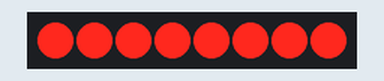
This sketch was run on a simulated Arduino Uno, built with avr-gcc and run on an emulated ATmega328P. Shown: 8 shift-register outputs drawn as a row of LEDs (first output left, lit = HIGH). Wiring (inferred from the names in the program): shift register (74HC595): data pin 16; shift clock pin 14; latch pin 15. Wiring (inferred from the signals the program sends): row of LEDs: on Q0, Q1, Q2, Q3, Q4, Q5, Q6, Q7. What the sketch prints to the serial monitor is not drawn.

Above: at 16.11 s.
Timing chart, 0 to 19.1 s (numbered marks = the images above):
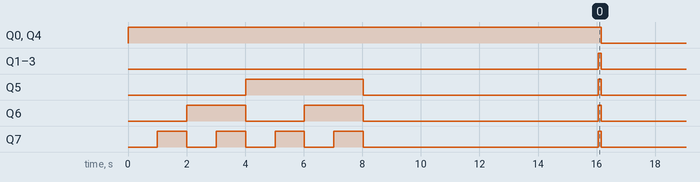

The sketch:

KDDemo.ino
```cpp
void setup() {
  kdInit();
  Serial.begin(115200);

  lightDEMO();
  numberDemo();
}

void loop() {

  kdShow(0x88);
  kdKey();
  delay(100);
  Serial.println(getKey());
}

void lightDEMO() {
  for (int i = 0; i < 8; i++)
  {
    kdShow(0x88 + i);
    delay(1000);
  }
}

void numberDemo() {
  for(int i = 0; i< 8; i++)
  {
    displayNumberByIndex(i,i);
    kdShow(0x88);
    delay(1000);
  }
}
```

WF8266KD.ino
```cpp
//顯示資料，共7位數。要顯示的數字放這進這個陣列，對應位置 1~8
uint8_t displayBuffer[] = {0, 0, 0, 0, 0, 0, 0, 0}; //255 全暗不顯示
//小數點位置
uint8_t pointAddr = 8;
//顯示位址，不需要更動
uint8_t displayAddr [] = {0xc1, 0xc3, 0xc5, 0xc7, 0xc9, 0xcb, 0xcd, 0xcf};
//0 ~ 9 字型陣列
uint8_t numberCode [] = {63, 6, 91, 79, 102, 109, 125, 7, 127, 111};
//按鍵值
uint8_t key = 0;
//顯示亮度 0x88 ~ 0x8f
uint8_t lightLevel = 0x88;
//控制 IO 不需更動
const uint8_t clk = 14;
const uint8_t stb = 15;
const uint8_t dio = 16;

void kdInit(){
  pinMode(clk, OUTPUT);
  pinMode(dio, OUTPUT);
  pinMode(stb, OUTPUT);
}

void displayNumberByIndex(uint8_t index, uint8_t value)
{
  displayBuffer[index] = value;
}

uint8_t getKey()
{
  return key;
}
void displayClear(uint8_t n)
{
  for (uint8_t i = 0; i < 16; i++)
  {
    led_begin(0x44);
    shiftOut(dio, clk, LSBFIRST, 0xC0 + i);
    shiftOut(dio, clk, LSBFIRST, n);
    led_end(lightLevel);
  }
}

void kdShow(uint8_t level)
{
  lightLevel = level;

  for (uint8_t i = 0; i < 8; i++)
  {
    uint8_t current = numberCode[displayBuffer[i]];

    if (displayBuffer[i] == 255)
      current = 0;

    if (i + 1 == pointAddr)
      current = current + 128;

    led_begin(0x44);
    shiftOut(dio, clk, LSBFIRST, displayAddr[i]);
    shiftOut(dio, clk, LSBFIRST, current);
    led_end(lightLevel);
  }
}

void led_begin(uint8_t addr)
{
  digitalWrite(stb, LOW);
  shiftOut(dio, clk, LSBFIRST, addr); //data control FIXED 44 AUTO 40
  digitalWrite(stb, HIGH);
  digitalWrite(stb, LOW);
}

void led_end(uint8_t light)
{
  digitalWrite(stb, HIGH);
  digitalWrite(stb, LOW);
  shiftOut(dio, clk, LSBFIRST, light); //display control
  digitalWrite(stb, HIGH);
}

void kdKey() {
  digitalWrite(stb, HIGH);
  digitalWrite(stb, LOW);
  shiftOut(dio, clk, LSBFIRST, 0x42); //read key
  delay(2);
  key = key_read();
  digitalWrite(stb, HIGH);
}


uint8_t key_read()
{
  uint8_t temp = 0;
  digitalWrite(dio, HIGH);
  for (uint8_t i = 0; i < 8; i++)
  {
    temp >>= 1;
    digitalWrite(clk, LOW);
    if (digitalRead(dio) == HIGH)
      temp |= 0x80;
    digitalWrite(clk, HIGH);
  }
  return temp;
}
```

Measured:
- by itself, Q0, Q4: HIGH → LOW at 16.2 s
- by itself, Q1–3: LOW → HIGH at 16.1 s, → LOW 0.11 s later
- by itself, Q5: HIGH → LOW at 8.0 s, → HIGH 8.0 s later, → LOW 0.11 s later
- by itself, Q6: goes LOW 2.0 s, HIGH 2.0 s, LOW 8.0 s, HIGH 0.11 s, then LOW
- by itself, Q7: goes 3 × (LOW 1.0 s, HIGH 1.0 s), LOW 8.0 s, HIGH 0.11 s, then LOW
